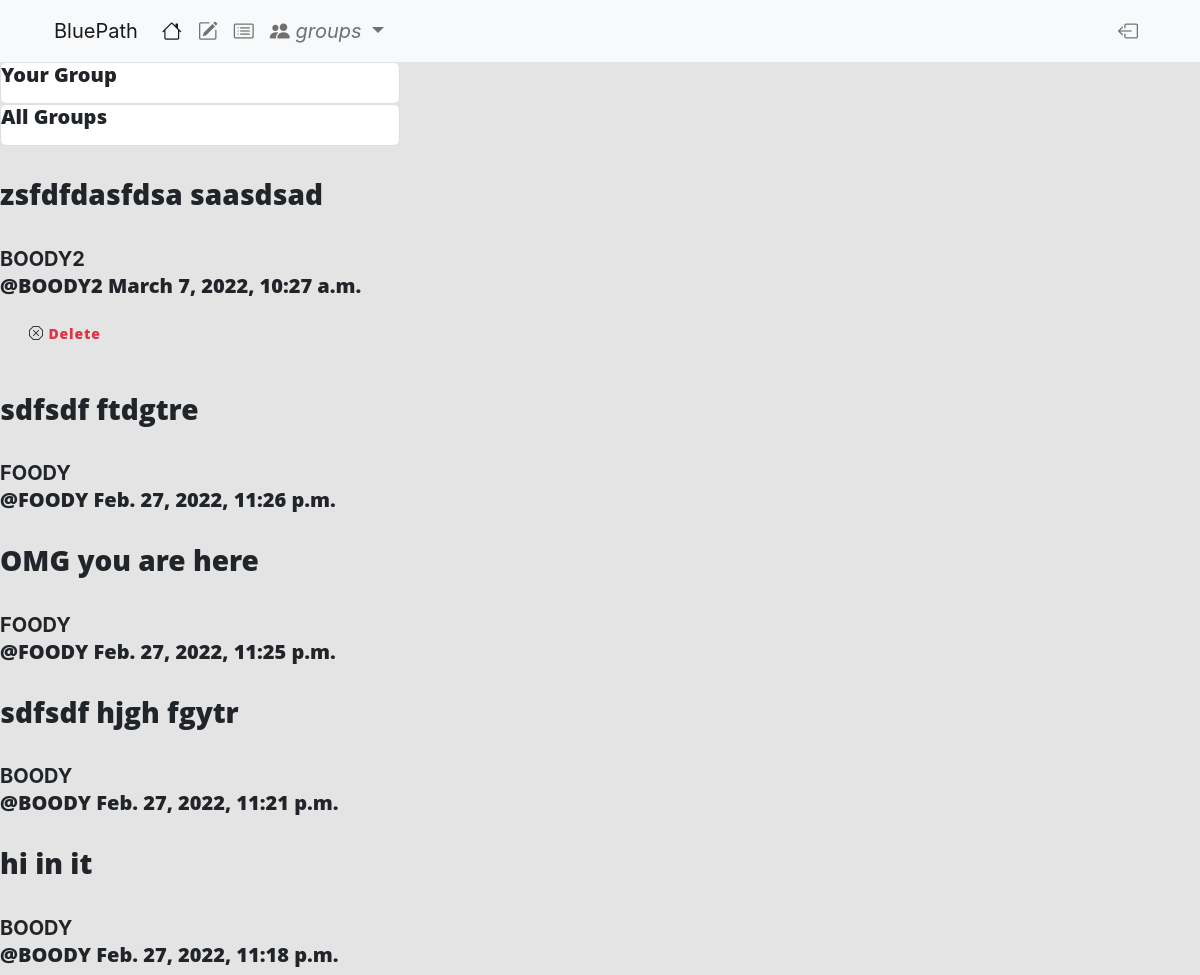
The app's page /posts/ (signed in) with its own data.
### posts/models.py (models this page shows, shortened)
class Post(models.Model):
    user = models.ForeignKey(User, related_name='posts', on_delete=models.CASCADE)
    created_at = models.DateTimeField(auto_now=True)
    message = models.TextField()
    message_html = models.TextField(editable=False)
    group = models.ForeignKey(Group, related_name='posts', on_delete=models.CASCADE, null=True, blank=True )
    class Meta():
        ordering = ['-created_at']
        unique_together = ['user', 'message']

### posts/views.py (the view)
# urls.py: path('', views.PostList.as_view(), name='all'),
class PostList(SelectRelatedMixin, generic.ListView):
    model = models.Post
    select_related = ('user', 'group')

### posts/templates/posts/post_list.html (shortened to what this page needs)
<!DOCTYPE html>
{% extends 'posts/post_base.html' %}
{% load bootstrap5 %}
{% block body_blcok %}
    {% block prepost %}
        <div class="col-md-4">
            {% if request.user.is_authenticated %}
                <div class="card card-with-shadow">
                    <div class="content">
                        <h5 class="title"> Your Group</h5>
                    </div>
                </div>
            {% endif %}
            <div class="card card-with-shadow">
                <div class="content">
                    <h5 class="title">All Groups</h5>
                </div>
            </div>
        </div>
    {% endblock %}
    {% block post_content %}
        <div class="col-md-8">
            {% for post in post_list %}
                {% include 'posts/_post.html' %}
            {% endfor %}
        </div>
    {% endblock %}
{% endblock %}

### posts/templates/posts/_post.html
<div class="post media">
    <h3>{{post.message_html|safe}}</h3>
    <div class="media-body">
        <strong>{{post.user.username}}</strong>
        <h5 class="media-heading">
            <span class="username">
                <a href="{% url 'posts:for_user' username=post.user.username %}">@{{post.user.username}}</a>
            </span>
            <time class="time">
                <a href="{% url 'posts:single' username=post.user.username pk=post.pk %}">{{post.created_at}}</a>
            </time>
        </h5>
        <div class="media-footer">
            {% if user.is_authenticated and post.user == user %}
            <a href="{% url 'posts:delete' pk=post.pk %}" title="delete" class="btn btn-simple">
                <i class="bi bi-x-octagon"></i>
                <span class="text-danger icon-label">Delete</span>
            </a>
            {% endif %}
        </div>
    </div>
</div>

### records on screen
Post: message_html "zsfdfdasfdsa saasdsad", user.username "BOODY2", created_at "March 7, 2022, 10:27 a.m.", shows "Delete"
Post: message_html "sdfsdf ftdgtre", user.username "FOODY", created_at "Feb. 27, 2022, 11:26 p.m."
Post: message_html "OMG you are here", user.username "FOODY", created_at "Feb. 27, 2022, 11:25 p.m."
Post: message_html "sdfsdf hjgh fgytr", user.username "BOODY", created_at "Feb. 27, 2022, 11:21 p.m."
Post: message_html "hi in it", user.username "BOODY", created_at "Feb. 27, 2022, 11:18 p.m."
